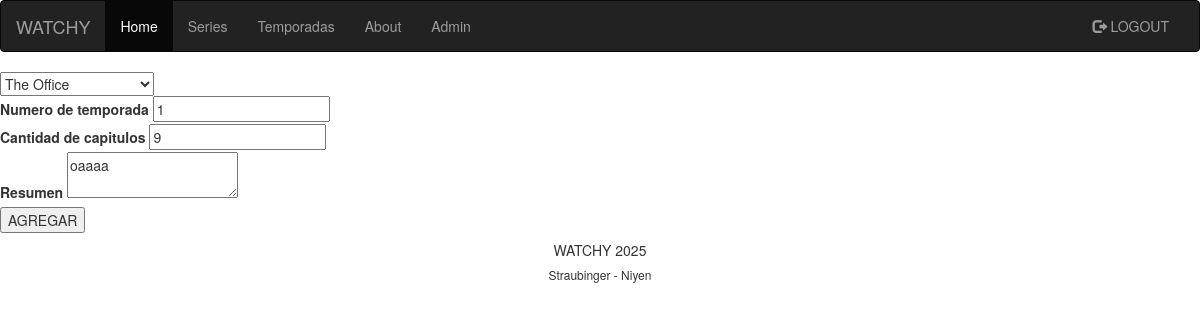
The app's page /editTemporada/1 (signed in) with its own data.
### tables this page shows
CREATE TABLE `temporadas` (
  `id_temporada` int(255) NOT NULL,
  `id_serie` int(255) NOT NULL,
  `num_temporada` int(255) NOT NULL,
  `cant_capitulos` int(255) NOT NULL,
  `resumen` text NOT NULL
);

### app/views/temporadas.view.phtml (called while the page is built, shortened)
<?php
    class TemporadasView {
        function showFormEdit($temporada,$series,$error,$user){
            require_once '././templates/form_temporadas_edit.phtml';
        }
    }
?>

### app/controllers/temporadas.controller.php (called while the page is built, shortened)
<?php
    require_once './app/models/temporadas.model.php';
    require_once './app/views/temporadas.view.phtml';
    require_once './app/models/series.model.php';
    class TemporadasController {
        public function __construct(){
            $this->Model = new ModelTemporadas();
            $this->View = new TemporadasView();
            $this->modelSerie = new SeriesModel();
        }
           public function editTemporada($request){
            $id_season = $request->id;
            $season = $this->Model->getTemporada($id_season);
            $series = $this->modelSerie->getAllSeries();
            $this->View->showFormEdit($season,$series,"",$request->user);
           }
    }
?>

### app/models/temporadas.model.php (called while the page is built, shortened)
<?php
    class ModelTemporadas {
        function __construct(){
            $this->db = new PDO('mysql:host=localhost;'.'dbname=tpe_web2s;charset=utf8', 'root', '');
        }
    public function getTemporada($id){
        $query = $this->db->prepare('SELECT * FROM temporadas WHERE id_temporada = ?');
        $query->execute([$id]);
        $temporada = $query->fetch(PDO::FETCH_OBJ);
        return $temporada;
    }
    }
?>

### app/models/series.model.php (called while the page is built, shortened)
<?php
class SeriesModel{
    private $db;
    function __construct() {
        $this->db = new PDO('mysql:host=localhost;dbname=tpe_web2s;charset=utf8', 'root', '');
    }
    function getAllSeries (){
        $query = $this->db->prepare('SELECT * FROM series');
        $query->execute();
        $series = $query->fetchAll(PDO::FETCH_OBJ);
        return $series;
    }
}

### templates/form_temporadas_edit.phtml (the view)
<?php require_once 'layout/header.phtml' ?>
    <form action="editTemporada/<?= $temporada->id_temporada?>" method="POST">
        <select name="name">
            <?php foreach($series as $serie):?>
            <option value=<?=$serie->id_serie?>><?=$serie->titulo?></option>
            <?php endforeach; ?>
        </select></br>
        <label>Numero de temporada</label>
        <input type="text" name="num_temporada" value=<?=$temporada->num_temporada?>></br>
        <label>Cantidad de capitulos</label>
        <input type="text" name="cant_capitulos" value=<?=$temporada->cant_capitulos?>></br>
        <label>Resumen</label>
        <textarea name="resumen"><?=$temporada->resumen?></textarea></br>
        <button type="submit">AGREGAR</button>
    </form>
<?php require_once 'layout/footer.phtml' ?>

### records on screen
temporadas: num_temporada "1", cant_capitulos "9", resumen "oaaaa"

### other values on screen
form field name "The Office"
